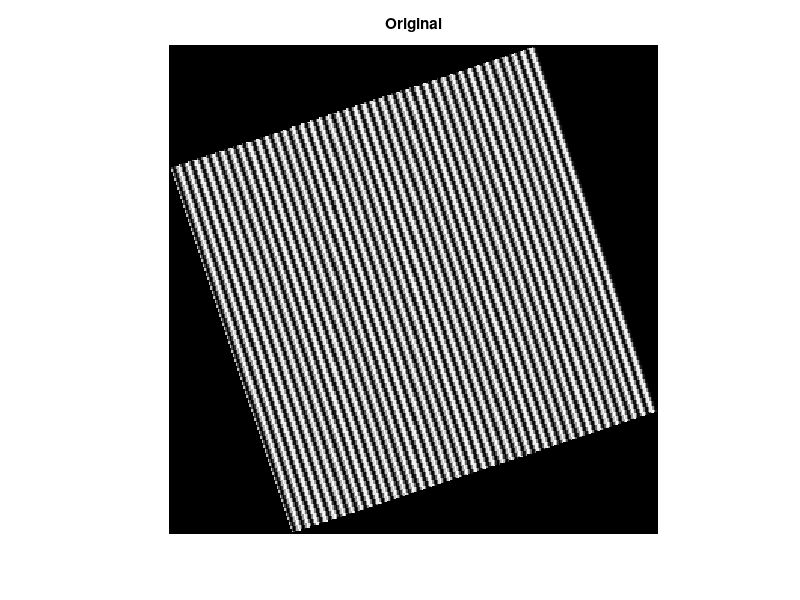
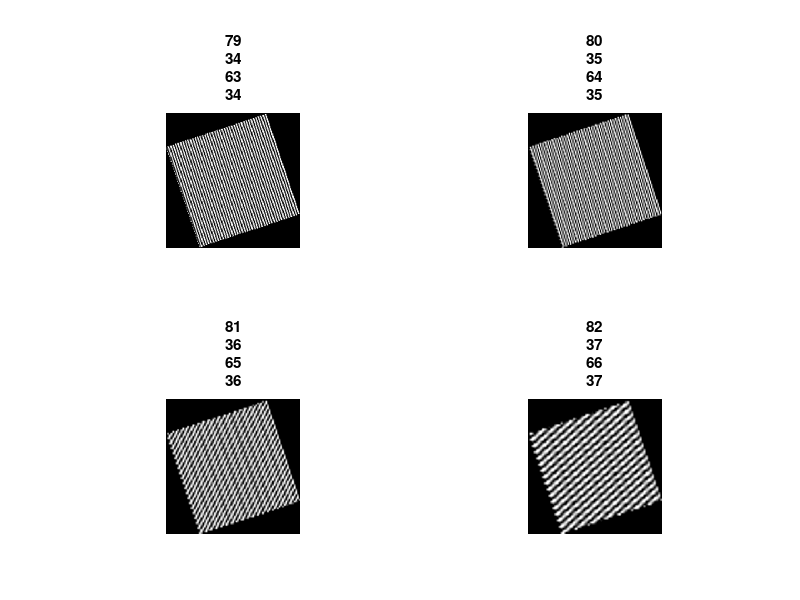

Here is the MATLAB script that generated these plots, in order:
% Task 2: formula based image sampling

% Author: Matthew Knight
% File Name: task2.m
% Date: 2017-10-16

addpath('../images/');

width = 256;

% Generate sine wave image

I1 = zeros(256);
for i = 1:width
    for j = 1:width
        I1(i,j) = 0.5*cos(2*pi*sqrt(10)*j) + 0.5;
    end
end
ang = atan(1/3)*180/pi;
I1 = imrotate(I1, ang);

fig1 = figure;
imshow(I1);
title('Original');
saveas(fig1, 'original_sine.png');

% Down sample image and resize for different
fig2 = figure;
for i = 2:5
    I2 = I1(1:i:end, 1:i:end);
    I2 = imresize(I2, [width, width], 'bicubic');
    subplot(2,2, i-1);
    imshow(I2);
    title("M = " + i);
end

saveas(fig2, "sub_sample_sine.png");
